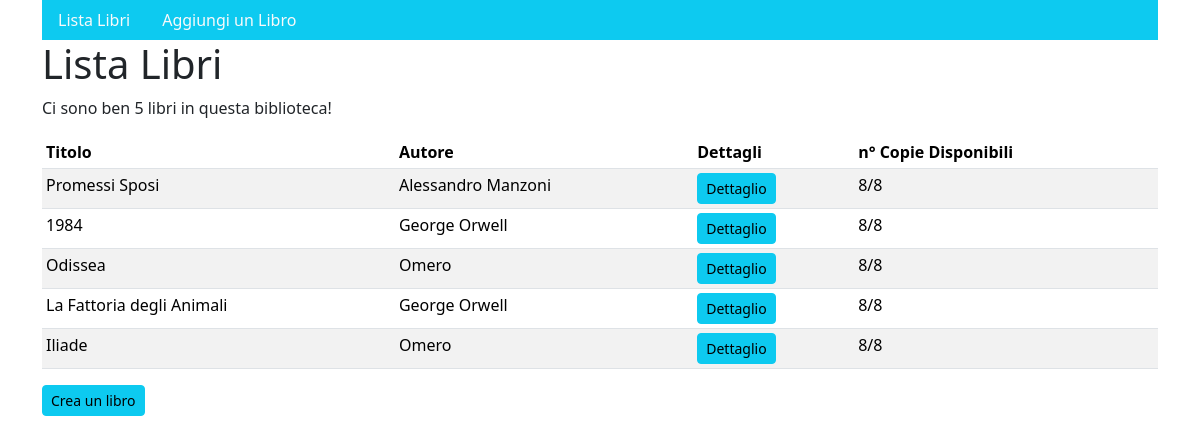
Page /gestione/ on the committed database.
### gestione/models.py (models this page shows, shortened)
class Libro(models.Model):
    titolo = models.CharField(max_length=200)
    autore = models.CharField(max_length=50)
    pagine = models.IntegerField(default=100)
    class Meta:
        verbose_name_plural = 'Libri'
    def get_availables(self):
        return self.copie.filter(data_prestito__isnull=True).count()

### gestione/views.py (the view)
# urls.py: path('', lista_libri, name="lista"),
def lista_libri(request):
    template_name = "gestione/listalibri.html"
    ctx = { "title": "Lista Libri",
            "listalibri": Libro.objects.all(),
            "request": request
            }
    return render(request, template_name, ctx)

### templates/gestione/listalibri.html (shortened to what this page needs)
{% extends 'base/base.html' %}
{% block content %}
    <h1> {{ title }} </h1>
    {% if listalibri.count > 0 %}
        <p> Ci sono ben {{listalibri.count}} libri in questa biblioteca! </p>
        <table class="table table-striped table-sm">
            <thead>
                <tr>
                  <th scope="col">Titolo</th>
                  <th scope="col">Autore</th>
                  <th scope="col">Dettagli</th>
                    <th scope="col"> n° Copie Disponibili</th>
                </tr>
            </thead>
            <tbody>
                {% for l in listalibri %}
                    <tr>
                        <td>{{ l.titolo }}</td>
                        <td>{{ l.autore }}</td>
                            <td><a class="btn btn-sm btn-info" href="{% url 'dettaglio' l.id %}">Dettaglio </a>
                        <td>{{ l.get_availables }}/{{ l.copie.all.count }}</td>
                    </tr>
                {% endfor %}
            </tbody>
        </table>
    {% else %}
        <p>Non ci sono libri!</p>
    {% endif %}
    <a class="btn btn-sm btn-info" href="{% url 'crea_libro' %}">Crea un libro</a>
{% endblock %}

### rows in the picture
Libro: titolo "Promessi Sposi", autore "Alessandro Manzoni", get_availables "8", copie.all.count "8"
Libro: titolo "1984", autore "George Orwell", get_availables "8", copie.all.count "8"
Libro: titolo "Odissea", autore "Omero", get_availables "8", copie.all.count "8"
Libro: titolo "La Fattoria degli Animali", autore "George Orwell", get_availables "8", copie.all.count "8"
Libro: titolo "Iliade", autore "Omero", get_availables "8", copie.all.count "8"

### other values in the picture
{{ title }} "Lista Libri"
{{ listalibri.count }} "5"
